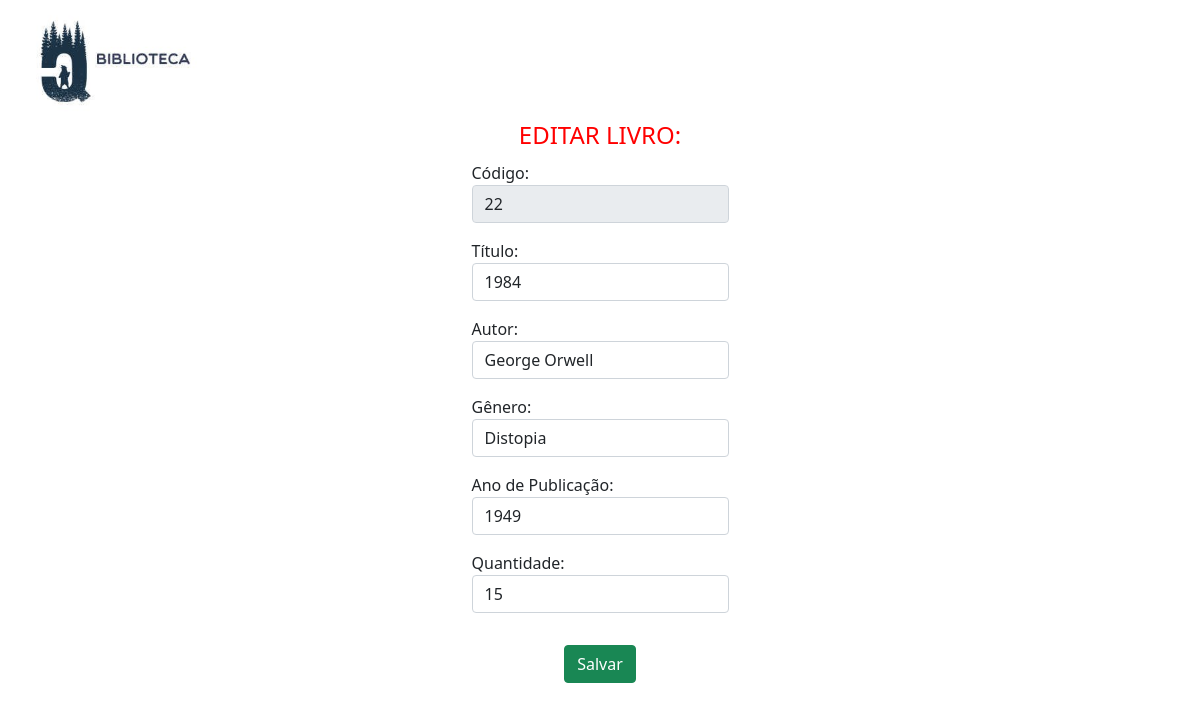
The app's page /editar.php?p=22 (signed in) with its own data.
### tables this page shows
CREATE TABLE `livros` (
  `id` int(11) NOT NULL,
  `titulo` varchar(150) NOT NULL,
  `autor` varchar(150) NOT NULL,
  `genero` varchar(150) NOT NULL,
  `ano_publicacao` int(11) NOT NULL,
  `quantidade` int(11) NOT NULL DEFAULT 1
);

### editar.php (the view, shortened to what this page needs)
<!DOCTYPE html>
<html lang="pt-br">
<head>
    <link href="https://cdn.jsdelivr.net/npm/bootstrap@5.0.2/dist/css/bootstrap.min.css" rel="stylesheet">
    <link rel="stylesheet" href="./style/form-livro.css">
</head>
<body>
    <?php
        $cod = $_GET["p"] ?? null;
        $titulo = $_POST["titulo"] ?? null;
        $autor = $_POST["autor"] ?? null;
        $genero = $_POST["genero"] ?? null;
        $ano_publicacao = $_POST["ano_publicacao"] ?? null;
        require_once "banco.php";
        if (is_null($titulo) || is_null($autor) || is_null($genero) || is_null($ano_publicacao) || is_null($quantidade)) {
            $q = "SELECT titulo, autor, genero, ano_publicacao, quantidade FROM livros WHERE id='$cod'";
            $busca = $banco->query($q);
            $obj_livro = $busca->fetch_object();
            $titulo = $obj_livro->titulo;
            $autor = $obj_livro->autor;
            $genero = $obj_livro->genero;
            $ano_publicacao = $obj_livro->ano_publicacao;
            $quantidade = $obj_livro->quantidade;
        } else {
            $q = "UPDATE livros SET titulo='$titulo', autor='$autor', genero='$genero', ano_publicacao='$ano_publicacao', quantidade='$quantidade' WHERE id='$cod'";
            $banco->query($q);
            header("Location: emprestimo.php");
        }
    ?>
    <img src="./img/logoBranca.jpg" alt="logo com fundo branco" class="logo">
    <div class="container centered-container">
        <form action="" method="post">
            <fieldset>
                <legend>EDITAR LIVRO:</legend>
                <label for="cod">Código:</label>
                <input type="text" class="form-control mb-3" name="cod" value="<?= $cod ?>" disabled>
                <label for="titulo">Título:</label>
                <input type="text" class="form-control mb-3" name="titulo" value="<?= $titulo ?>" required>
                <label for="autor">Autor:</label>
                <input type="text" class="form-control mb-3" name="autor" value="<?= $autor ?>" required>
                <label for="genero">Gênero:</label>
                <input type="text" class="form-control mb-3" name="genero" value="<?= $genero ?>" required>
                <label for="ano_publicacao">Ano de Publicação:</label>
                <input type="text" class="form-control mb-3" name="ano_publicacao" value="<?= $ano_publicacao ?>" required>
                <label for="quantidade">Quantidade:</label>
                <input type="text" class="form-control mb-3" name="quantidade" value="<?= $quantidade ?>" required>
                <div class="text-center">
                    <input type="submit" class="btn btn-success mt-3" value="Salvar">
                </div>
            </fieldset>
        </form>
    </div>
</body>
</html>

### style/form-livro.css (style rules this page uses)
.logo { position: absolute; left: 15px; top: 15px; width: 200px; }
.centered-container { display: flex; flex-direction: column; align-items: center; justify-content: center; min-height: 100vh; }
legend { text-align: center; color: red; }
.btn { align-items: center; }

### records on screen
livros: titulo "1984", autor "George Orwell", genero "Distopia", ano_publicacao "1949", quantidade "15"
